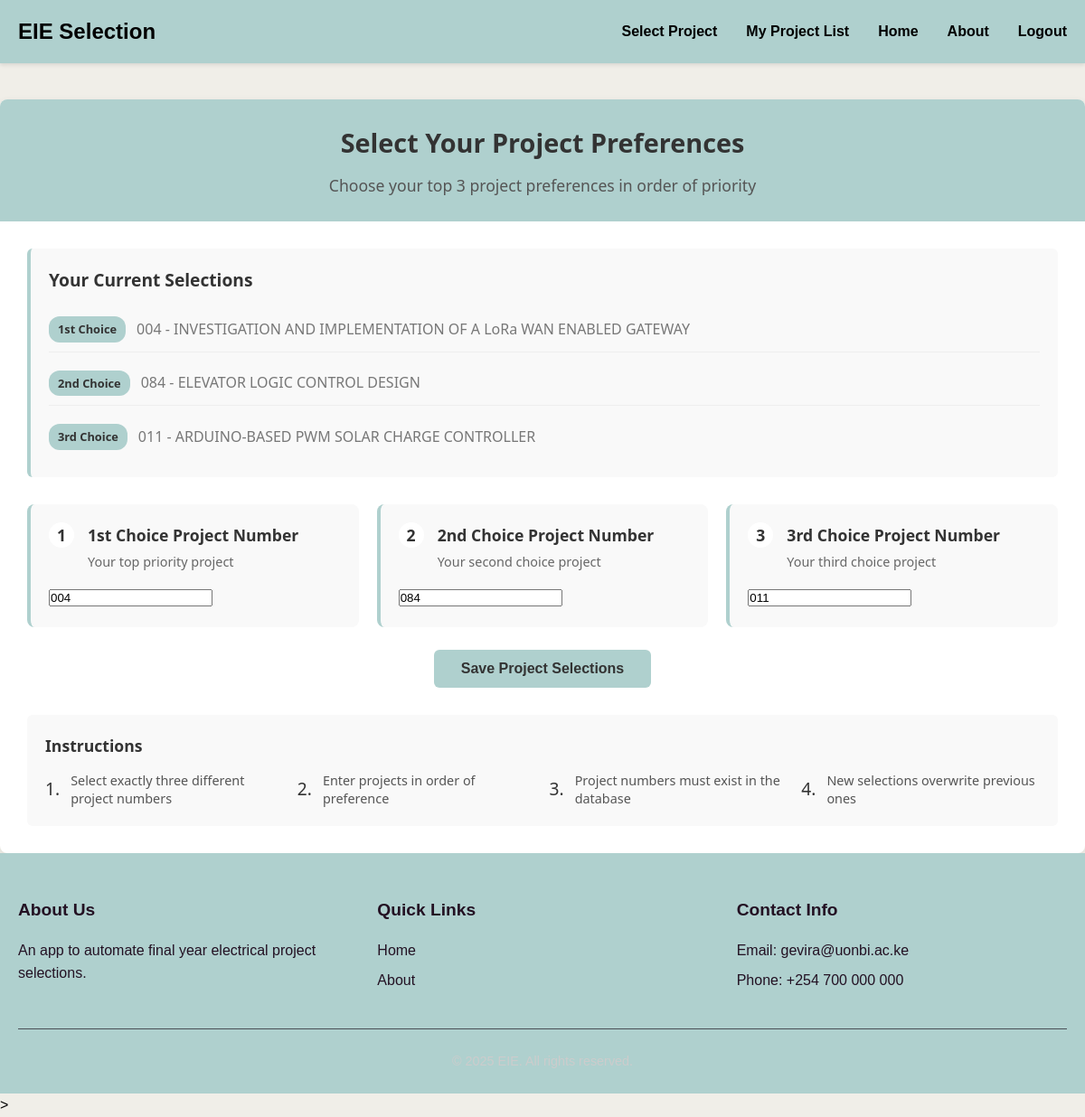
/select_projects/ (signed in), run on the app's committed database.
### base/models.py (models this page shows, shortened)
class UserProjectSelection(models.Model):
    CHOICE_OPTIONS = [
        (1, '1st Choice'),
        (2, '2nd Choice'),
        (3, '3rd Choice'),
    ]
    STATUS_CHOICES = [
        ('PENDING', 'Pending'),
        ('ASSIGNED', 'Assigned'),
        ('REJECTED', 'Rejected'),
    ]
    user = models.ForeignKey(User, on_delete=models.CASCADE)
    project = models.ForeignKey(Project, on_delete=models.CASCADE)
    selected_at = models.DateTimeField(auto_now_add=True)
    choice_priority = models.IntegerField(choices=CHOICE_OPTIONS, null = True)
    allocation_round = models.ForeignKey('AllocationRound', on_delete= models.CASCADE, null = True, blank = True)
    status  = models.CharField(max_length=20, choices=STATUS_CHOICES, default='PENDING')
    class Meta:
        verbose_name = 'User Project Selection'
        verbose_name_plural = 'User Project Selections'
        unique_together = ('user', 'choice_priority', 'allocation_round')

class Project(models.Model):
    project_title = models.CharField(max_length=255, default='')
    project_number = models.TextField(blank=True, null=True)
    created_at = models.DateTimeField(default=timezone.now)
    is_available = models.BooleanField(default=True)
    assigned_student = models.OneToOneField(User, null = True, blank = True, on_delete= models.CASCADE)

### base/views.py (the view)
# urls.py: path('select_projects/', views.select_projects, name='select_projects'),
@login_required
def select_projects(request):
    current_selections = UserProjectSelection.objects.filter(user=request.user).order_by('choice_priority')
    initial_data = {}
    for selection in current_selections:
        if selection.choice_priority == 1:
            initial_data['project_1'] = selection.project.project_number
        elif selection.choice_priority == 2:
            initial_data['project_2'] = selection.project.project_number
        elif selection.choice_priority == 3:
            initial_data['project_3'] = selection.project.project_number
    if request.method == 'POST':
        form = ProjectSelectionForm(request.POST)
        if form.is_valid():
            try:
                with transaction.atomic():
                    UserProjectSelection.objects.filter(user=request.user).delete()
                    project_numbers = [
                        form.cleaned_data['project_1'],
                        form.cleaned_data['project_2'],
                        form.cleaned_data['project_3']
                    ]
                    for priority, project_number in enumerate(project_numbers, 1):
                        project = Project.objects.get(project_number=project_number)
                        UserProjectSelection.objects.create(
                            user=request.user,
                            project=project,
                            choice_priority=priority
                        )
                    messages.success(request, 'Your project selections have been saved successfully!')
                    return redirect('select_projects')
            except Exception as e:
                messages.error(request, f'An error occurred while saving your selections: {str(e)}')
    else:
        form = ProjectSelectionForm(initial=initial_data)
    context = {
        'form': form,
        'current_selections': current_selections,
    }
    return render(request, 'base/select_projects.html', context)

### base/forms.py (shortened to what this page needs)
class ProjectSelectionForm(forms.Form):
    project_1 = forms.CharField(
        max_length=255,
        label="1st Choice Project Number",
        widget=forms.TextInput(attrs={'placeholder': 'Enter project number'})
    )
    project_2 = forms.CharField(
        max_length=255,
        label="2nd Choice Project Number",
        widget=forms.TextInput(attrs={'placeholder': 'Enter project number'})
    )
    project_3 = forms.CharField(
        max_length=255,
        label="3rd Choice Project Number",
        widget=forms.TextInput(attrs={'placeholder': 'Enter project number'})
    )

### base/templates/base/select_projects.html (shortened to what this page needs)
{% extends 'base/base.html' %}
{% load static %}
{% block content %}
<div class="selection-container">
    <div class="selection-card">
        <div class="card-header">
            <h1 class="page-title">Select Your Project Preferences</h1>
            <p class="page-subtitle">Choose your top 3 project preferences in order of priority</p>
        </div>
        <div class="card-content">
            {% if current_selections %}
                <div class="current-selections">
                    <div class="selections-header">
                        <h3>Your Current Selections</h3>
                    </div>
                    <div class="selections-list">
                        {% for selection in current_selections %}
                            <div class="selection-item">
                                <span class="priority-badge">{{ selection.get_choice_priority_display }}</span>
                                <span class="project-info">{{ selection.project.project_number }} - {{ selection.project.project_title }}</span>
                            </div>
                        {% endfor %}
                    </div>
                </div>
            {% endif %}
            <form method="post" class="selection-form">
               <div class="form-fields">
                    <div class="field-row">
                        <div class="field-group">
                            <label for="{{ form.project_1.id_for_label }}" class="field-label">
                                <span class="priority-number">1</span>
                                <div class="label-content">
                                    <span class="label-title">{{ form.project_1.label }}</span>
                                    <span class="label-desc">Your top priority project</span>
                                </div>
                            </label>
                            <div class="field-input">
                                {{ form.project_1 }}
                            </div>
                        </div>
                        <div class="field-group">
                            <label for="{{ form.project_2.id_for_label }}" class="field-label">
                                <span class="priority-number">2</span>
                                <div class="label-content">
                                    <span class="label-title">{{ form.project_2.label }}</span>
                                    <span class="label-desc">Your second choice project</span>
                                </div>
                            </label>
                            <div class="field-input">
                                {{ form.project_2 }}
                            </div>
                        </div>
                        <div class="field-group">
                            <label for="{{ form.project_3.id_for_label }}" class="field-label">
                                <span class="priority-number">3</span>
                                <div class="label-content">
                                    <span class="label-title">{{ form.project_3.label }}</span>
                                    <span class="label-desc">Your third choice project</span>
                                </div>
                            </label>
                            <div class="field-input">
                                {{ form.project_3 }}
                            </div>
                        </div>
                    </div>
                </div>
                <div class="form-actions">
                    <button type="submit" class="submit-btn">
                        <span class="btn-text">Save Project Selections</span>
                    </button>
                </div>
            </form>
            <div class="instructions">
                <h4>Instructions</h4>
                <div class="instructions-grid">
                    <div class="instruction-item">
                        <div class="instruction-icon">1.</div>
                        <div class="instruction-text">Select exactly three different project numbers</div>
                    </div>
                    <div class="instruction-item">
                        <div class="instruction-icon">2.</div>
                        <div class="instruction-text">Enter projects in order of preference</div>
                    </div>
                    <div class="instruction-item">
                        <div class="instruction-icon">3.</div>
                        <div class="instruction-text">Project numbers must exist in the database</div>
                    </div>
                    <div class="instruction-item">
                        <div class="instruction-icon">4.</div>
                        <div class="instruction-text">New selections overwrite previous ones</div>
                    </div>
                </div>
            </div>
        </div>
    </div>
</div>
{% endblock %}

### base/static/base.css (style rules this page uses)
* { margin: 0; padding: 0; box-sizing: border-box; }
body { font-family: 'Arial', sans-serif; line-height: 1.6; color: black; background-color: #F0EEE8; min-height: 100vh; display: flex; flex-direction: column; justify-content: center; }
h1, h2, h3, h4, h5, h6 { margin-bottom: 0.5rem; font-weight: 600; }
p { margin-bottom: 1rem; }

### base/static/register.css (style rules this page uses)
.form-actions { margin-top: 20px; text-align: center; }

### base/static/select_projects.css (style rules this page uses)
.selection-container { max-width: 1200px; margin: 0 auto; font-family: 'Segoe UI', Tahoma, Geneva, Verdana, sans-serif; color: #333; background-color: #F0EEE8; min-height: 100vh; margin-top: 0px; }
.selection-card { background-color: white; border-radius: 8px; overflow: hidden; box-shadow: 0 3px 10px rgba(0, 0, 0, 0.08); }
.card-header { padding: 25px 30px; background-color: #AFD0CE; text-align: center; }
.page-title { margin: 0 0 10px 0; font-size: 1.8rem; color: #333; font-weight: 600; }
.page-subtitle { margin: 0; color: #555; font-size: 1.1rem; }
.card-content { padding: 30px; }
.current-selections { margin-bottom: 30px; padding: 20px; background-color: #f9f9f9; border-radius: 6px; border-left: 4px solid #AFD0CE; }
.selections-header { margin-bottom: 15px; }
.selections-header h3 { margin: 0; font-size: 1.2rem; color: #333; }
.selections-list { display: flex; flex-direction: column; gap: 10px; }
.selection-item { display: flex; align-items: center; padding: 10px 0; border-bottom: 1px solid #eee; }
.selection-item:last-child { border-bottom: none; }
.priority-badge { padding: 4px 10px; background-color: #AFD0CE; border-radius: 12px; font-size: 0.8rem; font-weight: 600; margin-right: 12px; min-width: 70px; text-align: center; }
.project-info { color: #555; }
.selection-form { margin-bottom: 30px; }
.form-fields { max-width: 1200px; margin: 0 auto; }
.field-row { display: grid; grid-template-columns: repeat(3, 1fr); gap: 20px; }
.field-group { display: flex; flex-direction: column; padding: 20px; background-color: #f9f9f9; border-radius: 8px; border-left: 4px solid #AFD0CE; height: 100%; }
.field-label { display: flex; align-items: flex-start; margin-bottom: 15px; cursor: pointer; }
.priority-number { display: flex; justify-content: center; align-items: center; width: 32px; height: 32px; background-color: #AFD0CE; color: #333; border-radius: 50%; font-weight: bold; margin-right: 15px; flex-shrink: 0; font-size: 1.1rem; }
.label-content { display: flex; flex-direction: column; }
.label-title { font-weight: 600; color: #333; margin-bottom: 4px; font-size: 1.1rem; }
.label-desc { font-size: 0.9rem; color: #666; }
.form-actions { margin-top: 25px; text-align: center; }
.submit-btn { padding: 12px 30px; background-color: #AFD0CE; color: #333; border: none; border-radius: 6px; font-size: 1rem; font-weight: 600; cursor: pointer; transition: background-color 0.2s ease; }
.instructions { padding: 20px; background-color: #f9f9f9; border-radius: 6px; }
.instructions h4 { margin: 0 0 15px 0; color: #333; font-size: 1.1rem; }
.instructions-grid { display: grid; grid-template-columns: repeat(auto-fit, minmax(250px, 1fr)); gap: 15px; }
.instruction-item { display: flex; align-items: center; }
.instruction-icon { margin-right: 12px; font-size: 1.2rem; flex-shrink: 0; }
.instruction-text { font-size: 0.9rem; color: #555; line-height: 1.4; }

### base/static/user_selected_project.css (style rules this page uses)
.priority-badge { display: flex; align-items: center; gap: 8px; }
.priority-number { display: inline-flex; justify-content: center; align-items: center; width: 28px; height: 28px; background-color: white; border-radius: 50%; font-weight: bold; }
.project-info, .selection-date { color: #777; }

### data on the page
UserProjectSelection: choice_priority "1st Choice", project.project_number "004", project.project_title "INVESTIGATION AND IMPLEMENTATION OF A LoRa WAN ENABLED GATEWAY"
UserProjectSelection: choice_priority "2nd Choice", project.project_number "084", project.project_title "ELEVATOR LOGIC CONTROL DESIGN"
UserProjectSelection: choice_priority "3rd Choice", project.project_number "011", project.project_title "ARDUINO-BASED PWM SOLAR CHARGE CONTROLLER"
